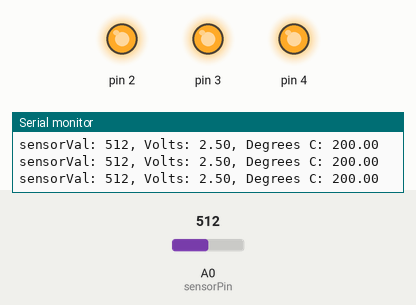
Simulated run of this sketch. Board: Arduino Uno, built with avr-gcc and run on an emulated ATmega328P. On the bench: output pins drawn as LEDs (lit = HIGH), the last lines printed to the serial monitor. The test bench sets the inputs (shaded band); at power-on: A0 (sensorPin) = 512.

Above: at 1.2 s.
1.3 s: A0 (sensorPin) set to 169
4.3 s: A0 (sensorPin) set to 155
At 5.5 s:
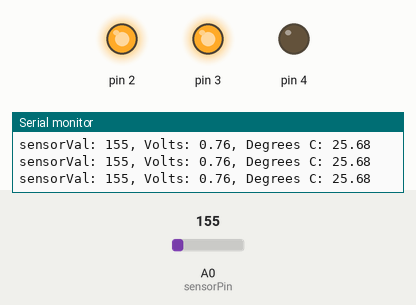
5.8 s: A0 (sensorPin) set to 122
At 6.2 s:
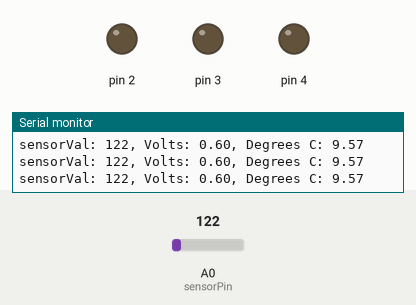
Timing chart, 0 to 8.8 s (numbered marks = the images above; inputs shaded):
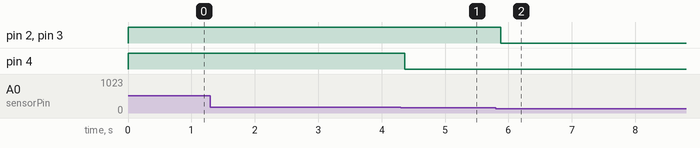

The sketch:

heat1.ino
```cpp
const int sensorPin = A0;
const float baselineTemp = 22.0;


void setup() {
  Serial.begin(9600);
  for(int pinNumber = 2; pinNumber <5; pinNumber++ ){
    pinMode(pinNumber,OUTPUT);
    digitalWrite(pinNumber, LOW);
  }

}

void loop() {
  int sensorVal = analogRead(sensorPin);
  Serial.print("sensorVal: ");
  Serial.print(sensorVal);

  float voltage = (sensorVal / 1024.0)*5.0;

  Serial.print(", Volts: ");
  Serial.print(voltage);

  Serial.print(", Degrees C: ");
  float temperature = (voltage - .5)*100;
  Serial.println(temperature);

  if (temperature < baselineTemp) {
    digitalWrite(2, LOW);
    digitalWrite(3, LOW);
    digitalWrite(4, LOW);
  } else if (temperature < baselineTemp + 2 ) {
    digitalWrite(2, HIGH);
    digitalWrite(3, LOW);
    digitalWrite(4, LOW);
  } else if (temperature < baselineTemp + 4 ) {
    digitalWrite(2, HIGH);
    digitalWrite(3, HIGH);
    digitalWrite(4, LOW);
  } else {
    digitalWrite(2, HIGH);
    digitalWrite(3, HIGH);
    digitalWrite(4, HIGH);
  }

  delay(1);

}
```

Measured:
- the behaviour switches between 156 and 155 on A0 (sensorPin) (found by bisection; images 0 and 1)
- after the input at 4.3 s, pin 4: HIGH → LOW after 0.06 s
- after the input at 5.8 s, pin 2, pin 3: HIGH → LOW after 0.08 s
